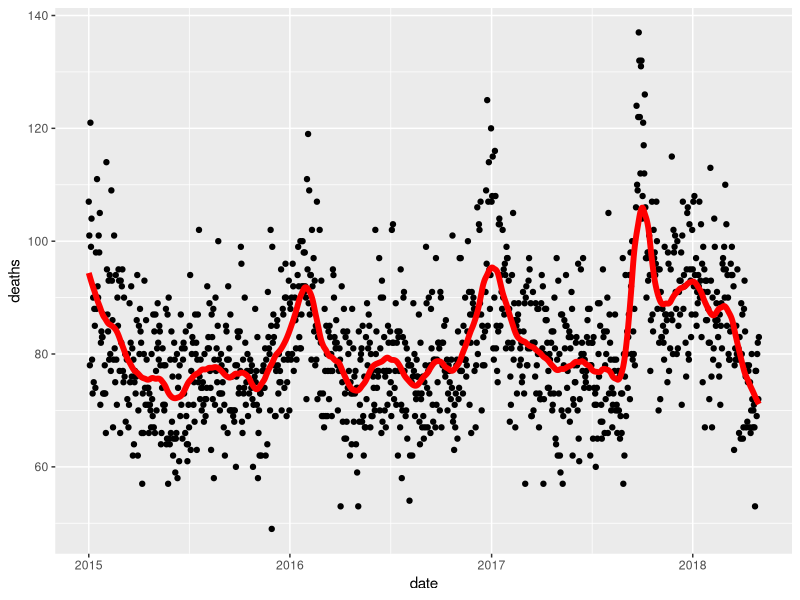

Write R code to recreate this figure. (Note: this script raises an error after producing the figure.)
##################################################################################################
# Q1
# In the Wrangling course of this series, PH125.6x, we used the following code to obtain mortality 
# counts for Puerto Rico for 2015-2018:

library(tidyverse)
library(purrr)
library(pdftools)
library(lubridate)
library(magrittr)
library(dplyr)

fn <- system.file("extdata", "RD-Mortality-Report_2015-18-180531.pdf", package="dslabs")
dat <- map_df(str_split(pdf_text(fn), "\n"), function(s){
  s <- str_trim(s)
  header_index <- str_which(s, "2015")[1]
  tmp <- str_split(s[header_index], "\\s+", simplify = TRUE)
  month <- tmp[1]
  header <- tmp[-1]
  tail_index  <- str_which(s, "Total")
  n <- str_count(s, "\\d+")
  out <- c(1:header_index, which(n==1), which(n>=28), tail_index:length(s))
  s[-out] %>%
    str_remove_all("[^\\d\\s]") %>%
    str_trim() %>%
    str_split_fixed("\\s+", n = 6) %>%
    .[,1:5] %>%
    as_data_frame() %>% 
    setNames(c("day", header)) %>%
    mutate(month = month,
           day = as.numeric(day)) %>%
    gather(year, deaths, -c(day, month)) %>%
    mutate(deaths = as.numeric(deaths))
}) %>%
  mutate(month = recode(month, "JAN" = 1, "FEB" = 2, "MAR" = 3, "APR" = 4, "MAY" = 5, "JUN" = 6, 
                        "JUL" = 7, "AGO" = 8, "SEP" = 9, "OCT" = 10, "NOV" = 11, "DEC" = 12)) %>%
  mutate(date = make_date(year, month, day)) %>%
  filter(date <= "2018-05-01",deaths !="na" )

# Use the loess() function to obtain a smooth estimate of the expected number of deaths 
# as a function of date. Plot this resulting smooth function. Make the span about two months 
# long and use degree = 1.
# Which of the following plots is correct?

span <- 60 / as.numeric(diff(range(dat$date)))
fit <- dat %>% mutate(x = as.numeric(date)) %>% loess(deaths ~ x, data = ., span = span, degree = 1)
dat %>% mutate(smooth = predict(fit, as.numeric(date))) %>%
  ggplot() +
  geom_point(aes(date, deaths)) +
  geom_line(aes(date, smooth), lwd = 2, col = "red")

# The second plot uses a shorter span, the third plot uses the entire timespan, and the fourth 
# plot uses a longer span.

##################################################################################################
#Q2

# Work with the same data as in Q1 to plot smooth estimates against day of the year, all on 
# the same plot, but with different colors for each year.
# 
# Which code produces the desired plot?

# dat %>% 
#   mutate(smooth = predict(fit), day = yday(date), year = as.character(year(date))) %>%
#   ggplot(aes(day, smooth, col = year)) +
#   geom_line(lwd = 2)
# 
# 
# dat %>% 
#   mutate(smooth = predict(fit, as.numeric(date)), day = mday(date), year = as.character(year(date))) %>%
#   ggplot(aes(day, smooth, col = year)) +
#   geom_line(lwd = 2)
# 
# 
# dat %>% 
#   mutate(smooth = predict(fit, as.numeric(date)), day = yday(date), year = as.character(year(date))) %>%
#   ggplot(aes(day, smooth)) +
#   geom_line(lwd = 2)
# 
# 
#(True) dat %>% 
#   mutate(smooth = predict(fit, as.numeric(date)), day = yday(date), year = as.character(year(date))) %>%
#   ggplot(aes(day, smooth, col = year)) +
#   geom_line(lwd = 2)

###################################################################################################
# Q3
# Suppose we want to predict 2s and 7s in the mnist_27 dataset with just the second covariate. 
# Can we do this? On first inspection it appears the data does not have much predictive power.
# In fact, if we fit a regular logistic regression the coefficient for x_2 is not significant!
  
# This can be seen using this code:
library(broom)
mnist_27$train %>% glm(y ~ x_2, family = "binomial", data = .) %>% tidy()

# Plotting a scatterplot here is not useful since y is binary:
qplot(x_2, y, data = mnist_27$train)

# Fit a loess line to the data above and plot the results. What do you observe?
# There is no predictive power and the conditional probability is linear.
# There is no predictive power and the conditional probability is non-linear.
# There is predictive power and the conditional probability is linear.
#(True)There is predictive power and the conditional probability is non-linear.  

mnist_27$train %>% 
  mutate(y = ifelse(y=="7", 1, 0)) %>%
  ggplot(aes(x_2, y)) + 
  geom_smooth(method = "loess")
#ANSWER: There is predictive power and the conditional probability is non-linear.
